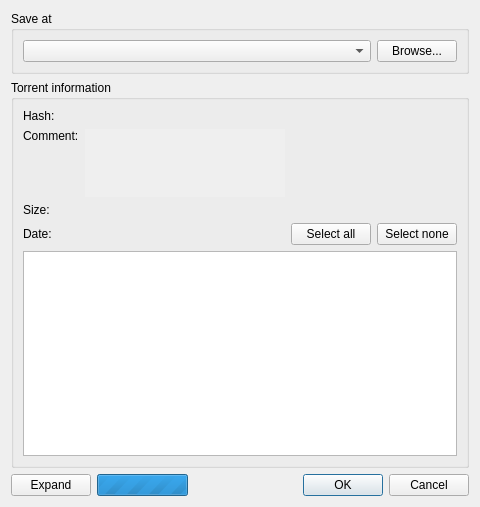
<?xml version="1.0" encoding="UTF-8"?>
<ui version="4.0">
 <class>Dialog</class>
 <widget class="QDialog" name="Dialog">
  <property name="geometry">
   <rect>
    <x>0</x>
    <y>0</y>
    <width>480</width>
    <height>507</height>
   </rect>
  </property>
  <property name="windowTitle">
   <string>Dialog</string>
  </property>
  <layout class="QVBoxLayout" name="verticalLayout_3">
   <item>
    <widget class="QGroupBox" name="groupBox">
     <property name="title">
      <string>Save at</string>
     </property>
     <layout class="QVBoxLayout" name="verticalLayout_2">
      <item>
       <layout class="QHBoxLayout" name="horizontalLayout_2">
        <item>
         <widget class="QComboBox" name="savePathComboBox">
          <property name="sizePolicy">
           <sizepolicy hsizetype="Expanding" vsizetype="Fixed">
            <horstretch>0</horstretch>
            <verstretch>0</verstretch>
           </sizepolicy>
          </property>
          <property name="sizeAdjustPolicy">
           <enum>QComboBox::AdjustToMinimumContentsLength</enum>
          </property>
         </widget>
        </item>
        <item>
         <widget class="QPushButton" name="browseButton">
          <property name="text">
           <string>Browse...</string>
          </property>
         </widget>
        </item>
       </layout>
      </item>
     </layout>
    </widget>
   </item>
   <item>
    <widget class="QGroupBox" name="infoGroup">
     <property name="title">
      <string>Torrent information</string>
     </property>
     <layout class="QGridLayout" name="gridLayout_2">
      <item row="3" column="0">
       <widget class="QLabel" name="label_2">
        <property name="text">
         <string>Comment:</string>
        </property>
        <property name="alignment">
         <set>Qt::AlignLeading|Qt::AlignLeft|Qt::AlignTop</set>
        </property>
       </widget>
      </item>
      <item row="2" column="1">
       <widget class="QLabel" name="lblhash">
        <property name="text">
         <string/>
        </property>
        <property name="textFormat">
         <enum>Qt::PlainText</enum>
        </property>
        <property name="textInteractionFlags">
         <set>Qt::TextSelectableByMouse</set>
        </property>
       </widget>
      </item>
      <item row="2" column="0">
       <widget class="QLabel" name="label_4">
        <property name="text">
         <string>Hash:</string>
        </property>
       </widget>
      </item>
      <item row="3" column="1">
       <widget class="QScrollArea" name="scrollArea">
        <property name="frameShape">
         <enum>QFrame::NoFrame</enum>
        </property>
        <property name="widgetResizable">
         <bool>true</bool>
        </property>
        <widget class="QWidget" name="scrollAreaWidgetContents_2">
         <property name="geometry">
          <rect>
           <x>0</x>
           <y>0</y>
           <width>183</width>
           <height>74</height>
          </rect>
         </property>
         <layout class="QVBoxLayout" name="verticalLayout">
          <property name="leftMargin">
           <number>0</number>
          </property>
          <property name="topMargin">
           <number>0</number>
          </property>
          <property name="rightMargin">
           <number>0</number>
          </property>
          <property name="bottomMargin">
           <number>0</number>
          </property>
          <item>
           <widget class="QLabel" name="commentLabel">
            <property name="text">
             <string/>
            </property>
            <property name="textFormat">
             <enum>Qt::RichText</enum>
            </property>
            <property name="alignment">
             <set>Qt::AlignLeading|Qt::AlignLeft|Qt::AlignTop</set>
            </property>
            <property name="wordWrap">
             <bool>true</bool>
            </property>
            <property name="openExternalLinks">
             <bool>true</bool>
            </property>
            <property name="textInteractionFlags">
             <set>Qt::TextBrowserInteraction</set>
            </property>
           </widget>
          </item>
         </layout>
        </widget>
       </widget>
      </item>
      <item row="5" column="2">
       <widget class="QPushButton" name="pushButton_2">
        <property name="text">
         <string>Select all</string>
        </property>
       </widget>
      </item>
      <item row="5" column="1">
       <widget class="QLabel" name="date_lbl">
        <property name="text">
         <string/>
        </property>
       </widget>
      </item>
      <item row="4" column="1">
       <widget class="QLabel" name="size_lbl">
        <property name="text">
         <string/>
        </property>
       </widget>
      </item>
      <item row="5" column="0">
       <widget class="QLabel" name="label_3">
        <property name="text">
         <string>Date:</string>
        </property>
       </widget>
      </item>
      <item row="4" column="0">
       <widget class="QLabel" name="label">
        <property name="text">
         <string>Size:</string>
        </property>
       </widget>
      </item>
      <item row="5" column="3">
       <widget class="QPushButton" name="pushButton_3">
        <property name="text">
         <string>Select none</string>
        </property>
       </widget>
      </item>
      <item row="6" column="0" colspan="4">
       <widget class="TorrentContentTreeView" name="contentTreeView">
        <property name="sizePolicy">
         <sizepolicy hsizetype="Expanding" vsizetype="Expanding">
          <horstretch>0</horstretch>
          <verstretch>1</verstretch>
         </sizepolicy>
        </property>
        <property name="contextMenuPolicy">
         <enum>Qt::CustomContextMenu</enum>
        </property>
        <property name="selectionMode">
         <enum>QAbstractItemView::ExtendedSelection</enum>
        </property>
        <property name="sortingEnabled">
         <bool>true</bool>
        </property>
       </widget>
      </item>
     </layout>
    </widget>
   </item>
   <item>
    <layout class="QHBoxLayout" name="buttonsHLayout">
     <item>
      <widget class="QPushButton" name="pushButton">
       <property name="text">
        <string>Expand</string>
       </property>
      </widget>
     </item>
     <item>
      <widget class="QProgressBar" name="progMetaLoading">
       <property name="sizePolicy">
        <sizepolicy hsizetype="Minimum" vsizetype="Fixed">
         <horstretch>0</horstretch>
         <verstretch>0</verstretch>
        </sizepolicy>
       </property>
       <property name="maximum">
        <number>0</number>
       </property>
       <property name="value">
        <number>-1</number>
       </property>
       <property name="textVisible">
        <bool>false</bool>
       </property>
       <property name="format">
        <string notr="true">%p%</string>
       </property>
      </widget>
     </item>
     <item>
      <widget class="QLabel" name="lblMetaLoading"/>
     </item>
     <item>
      <widget class="QDialogButtonBox" name="buttonBox">
       <property name="standardButtons">
        <set>QDialogButtonBox::Cancel|QDialogButtonBox::Ok</set>
       </property>
      </widget>
     </item>
    </layout>
   </item>
  </layout>
 </widget>
 <customwidgets>
  <customwidget>
   <class>TorrentContentTreeView</class>
   <extends>QTreeView</extends>
   <header>torrentcontenttreeview.h</header>
  </customwidget>
 </customwidgets>
 <resources/>
 <connections/>
</ui>
